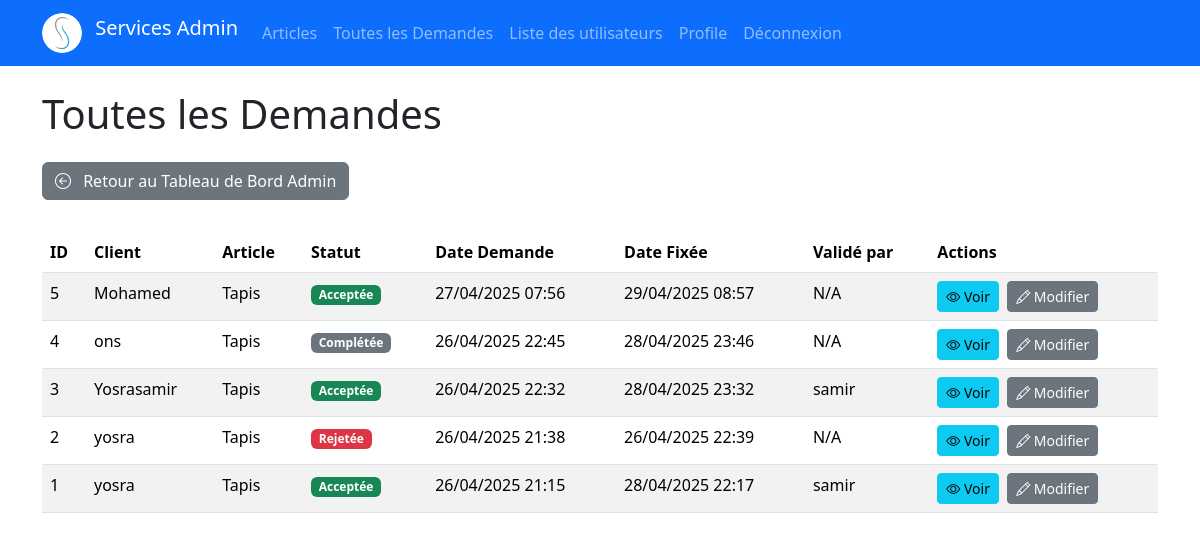
The app's page /demandes/ (signed in), older data.
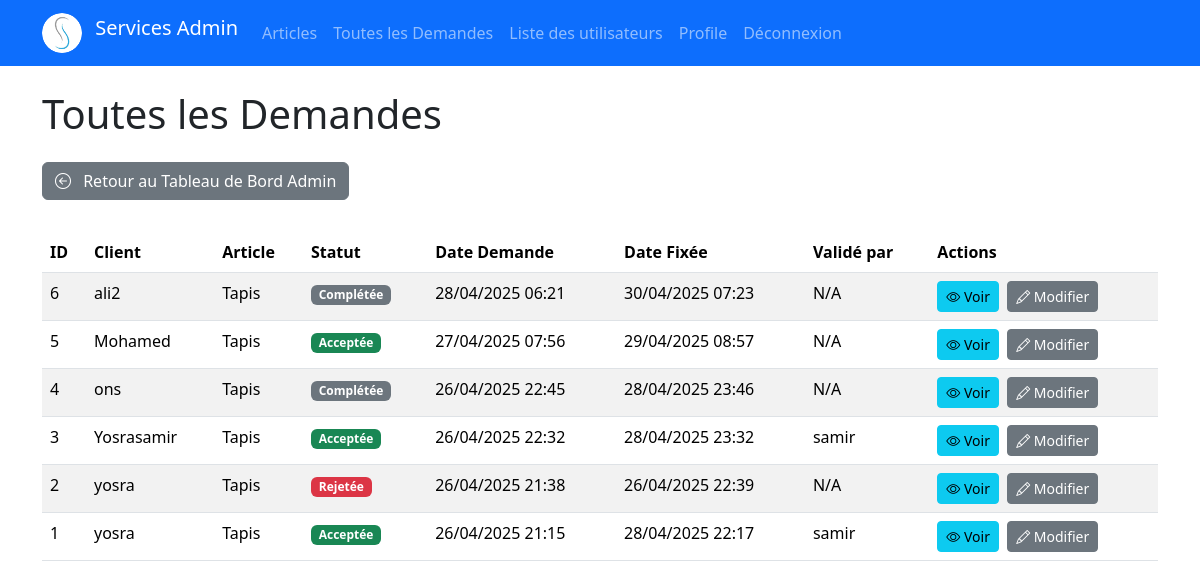
The same page, newer data.
### demande/models.py (models this page shows, shortened)
class Demande(models.Model):
    STATUT_CHOICES = [
        ('en_attente', 'En attente de validation'),
        ('acceptee', 'Acceptée'),
        ('rejetee', 'Rejetée'),
        ('completee', 'Complétée'),
        ('annulee', 'Annulée'), # Un client pourrait annuler
    ]
    client = models.ForeignKey(settings.AUTH_USER_MODEL, on_delete=models.CASCADE, related_name='demandes')
    article = models.ForeignKey(Article, on_delete=models.CASCADE, related_name='demandes_liees')
    details_service = models.TextField(help_text="Décrivez le service que vous demandez pour cet article.")
    statut = models.CharField(max_length=20, choices=STATUT_CHOICES, default='en_attente')
    date_demande = models.DateTimeField(auto_now_add=True)
    date_fixee = models.DateTimeField(null=True, blank=True, help_text="Date fixée par l'administrateur si la demande est acceptée.")
    validee_par = models.ForeignKey(settings.AUTH_USER_MODEL, on_delete=models.SET_NULL, null=True, blank=True, related_name='demandes_validees')
    class Meta:
        ordering = ['-date_demande'] # Trie les demandes par date de demande décroissante

### users/models.py (models this page shows, shortened)
class CustomUser(AbstractBaseUser, PermissionsMixin):
    email = models.EmailField(unique=True)
    username = models.CharField(max_length=30, unique=True)
    phone = models.CharField(max_length=20, blank=True, null=True)
    is_active = models.BooleanField(default=True)
    is_staff = models.BooleanField(default=False)
    date_joined = models.DateTimeField(auto_now_add=True, null=True, blank=True)
    profile_picture = models.ImageField(
        upload_to='profile_pics/',
        blank=True,
        null=True,
        verbose_name="Photo de profil"
    )
    objects = CustomUserManager()
    USERNAME_FIELD = 'email'  # Utilisez email comme identifiant
    REQUIRED_FIELDS = ['username']

### articles/models.py (models this page shows, shortened)
class Article(models.Model):
    title = models.CharField(max_length=200)
    content = models.TextField()
    author = models.ForeignKey(settings.AUTH_USER_MODEL, on_delete=models.CASCADE, related_name='articles')
    published_date = models.DateTimeField(default=timezone.now)
    created_date = models.DateTimeField(auto_now_add=True)
    updated_date = models.DateTimeField(auto_now=True)
    class Meta:
        ordering = ['-published_date'] # Trie les articles par date de publication décroissante

### demande/views.py (the view)
# urls.py: path('', views.list_all_demandes, name='list_all_demandes'), # /demandes/ (liste générale pour admin)
@user_passes_test(is_staff_or_superuser)
def list_all_demandes(request):
    statut = request.GET.get('statut')  # Récupère le paramètre ?statut=xxx
    all_demandes = Demande.objects.all()
    if statut:
        all_demandes = all_demandes.filter(statut=statut) # application du filtre
    context = {
        'demandes': all_demandes,
        'page_title': 'Toutes les Demandes'
    }
    return render(request, 'demande/all_demandes.html', context) # Template pour lister toutes les demandes

### demande/views.py (called while the page is built)
def is_staff_or_superuser(user):
    return user.is_staff or user.is_superuser

### demande/templates/demande/all_demandes.html (shortened to what this page needs)
{% extends 'base.html' %}
{% load static %}
{% block content %}
    <h1 class="mb-4">{{ page_title }}</h1>
     <p>
         <a href="{% url 'dashboard:index' %}" class="btn btn-secondary mb-3">
            <i class="bi bi-arrow-left-circle me-2"></i> Retour au Tableau de Bord Admin
         </a>
     </p>
    {% if demandes %}
        <table class="table table-striped table-hover">
            <thead>
                <tr>
                    <th scope="col">ID</th>
                    <th scope="col">Client</th>
                    <th scope="col">Article</th>
                    <th scope="col">Statut</th>
                    <th scope="col">Date Demande</th>
                    <th scope="col">Date Fixée</th>
                    <th scope="col">Validé par</th>
                    <th scope="col">Actions</th>
                </tr>
            </thead>
            <tbody>
                {% for demande in demandes %}
                <tr>
                    <td>{{ demande.pk }}</td>
                    <td>{{ demande.client.username }}</td>
                    <td>{{ demande.article.title }}</td>
                    <td>
                        <span class="badge {% if demande.statut == 'en_attente' %}bg-warning{% elif demande.statut == 'acceptee' %}bg-success{% elif demande.statut == 'rejetee' %}bg-danger{% else %}bg-secondary{% endif %}">
                            {{ demande.get_statut_display }}
                        </span>
                    </td>
                    <td>{{ demande.date_demande|date:"d/m/Y H:i" }}</td>
                    <td>
                        {% if demande.date_fixee %}
                            {{ demande.date_fixee|date:"d/m/Y H:i" }}
                        {% else %}
                            N/A
                        {% endif %}
                    </td>
                     <td>
                        {% if demande.validee_par %}
                             {{ demande.validee_par.username }}
                         {% else %}
                             N/A
                         {% endif %}
                     </td>
                    <td>
                        <a href="{% url 'demande:view_demande_admin' demande.pk %}" class="btn btn-sm btn-info me-1">
                            <i class="bi bi-eye"></i> Voir
                        </a>
                        {% if demande.statut == 'en_attente' %}
                            <a href="{% url 'demande:validate_demande' demande.pk %}" class="btn btn-sm btn-success">
                                <i class="bi bi-check-circle"></i> Valider/Planifier
                            </a>
                        {% else %}
                             <a href="{% url 'demande:validate_demande' demande.pk %}" class="btn btn-sm btn-secondary">
                                <i class="bi bi-pencil"></i> Modifier
                             </a>
                        {% endif %}
                    </td>
                </tr>
                {% endfor %}
            </tbody>
        </table>
    {% else %}
        <div class="alert alert-info" role="alert">
            Aucune demande trouvée pour le moment.
        </div>
    {% endif %}
{% endblock %}

Row changes from the older to the newer data that the page shows:
added Demande: pk "6", client.username "ali2", article "Tapis", statut "Complétée", date_demande "28/04/2025 06:21", date_fixee "30/04/2025 07:23", shows "N/A", shows "Modifier"
